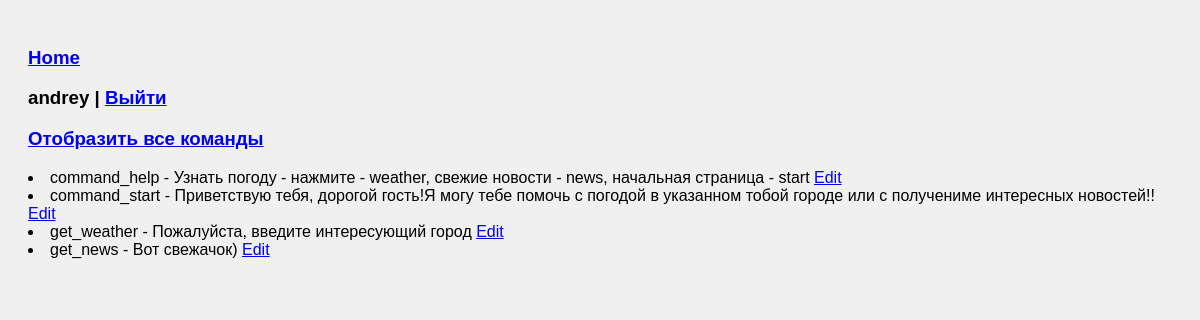
Screenshot of /command_list/ (signed in) with the database file from the repository.
### bot/models.py (models this page shows, shortened)
class Command(models.Model):
    name = models.CharField(max_length=255, unique=True)
    keyword = models.CharField(max_length=255)
    description = models.TextField()
    negative = models.TextField(blank=True)

### web_part/views.py (the view)
# urls.py: path('command_list/', command_list, name='command_list'),
def command_list(request):
    commands = Command.objects.all()
    return render(request, 'web_part/command_list.html', {'commands': commands})

### web_part/templates/web_part/command_list.html
{% extends 'web_part/base.html' %}
{% block content %}
    {% for command in commands %}
        <li>
            {{ command.name }} - {{ command.description }}
            <a href="{% url 'edit_command' command.id %}">Edit</a>
        </li>
    {% endfor %}
{% endblock content %}

### web_part/templates/web_part/base.html (shortened to what this page needs)
<!DOCTYPE html>
<html lang="en">
<head>
    {% load static %}
    <link rel="stylesheet" href="{% static 'css/style.css' %}" />
    {% block mainmenu %}
    {% if request.user.is_authenticated %}
        <h3 class="account"> <a href="{% url 'home' %}">Home</a> </h3>
        <h3 class="account"> {{user.username}} | <a href="{% url 'logout' %}">Выйти</a></h3>
        <h3 class="account"> <a href="{% url 'command_list' %}">Отобразить все команды</a> </h3>
    {% else %}
        <h3 class="account"><a href="{% url 'register' %}">Регистрация</a> | <a href="{% url 'login' %}">Войти</a></h3>
    {% endif %}
    {% endblock mainmenu %}
</head>
<body>
{% block content %}
{% endblock content %}
</body>
</html>

### web_part/static/css/style.css (style rules this page uses)
body { font-family: Arial, sans-serif; background-color: #f0f0f0; padding: 20px; }

### rows the page displays
Command: name "command_help", description "Узнать погоду - нажмите - weather, свежие новости - news, начальная страница - start"
Command: name "command_start", description "Приветствую тебя, дорогой гость!Я могу тебе помочь с погодой в указанном тобой городе или с получениме интересных новостей!!"
Command: name "get_weather", description "Пожалуйста, введите интересующий город"
Command: name "get_news", description "Вот свежачок)"

### other values shown
{{ user.username }} "andrey"
